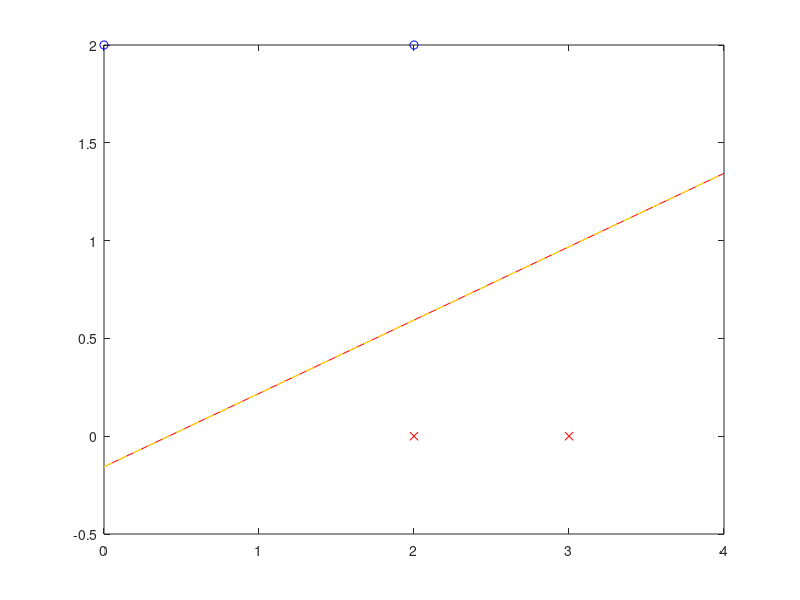

Write the MATLAB code that produced this figure. (Note: this script raises an error after producing the figure.)
clear all; clc; close all;

X = [0 2; 2 2; 3 0; 2 0];
y = [-1 ;-1; 1; 1];

w = [1.2 -3.2]';
b = -0.5;

%equation de la droite separatrice y = ax+b
%<w,x>+b = 0 <=> w1*x1 + w2*x2 + b = 0 <==> x2 = -1/w2 (w1*x2 + b)

slope = -w(1)/w(2);
intercept = -b/w(2);

for i = 1:length(y)
    if y(i) == 1
        plot(X(i,1),X(i,2),'rx');
    else
        plot(X(i,1),X(i,2),'bo');
    end
    hold on;
end

separator = slope.*[0:4]+intercept;

plot([0:4],separator,'r-');

rho = zeros(1,length(y));
for i = 1:length(y)
    rho(i) = y(i)*(w'*X(i,:)'+b);
end

if(sum(rho > 0) == length(rho))
    disp("L'hyperplan sépare les données");
end

rho = min(rho);

w_rho = w/rho;
b_rho = b/rho;

new_slope = -w_rho(1)/w_rho(2);
new_intercept = -b_rho/w_rho(2);

new_separator = new_slope.*[0:4]+new_intercept;

plot([0:4],new_separator,'y--');

%C'est bien la même droite que précédemment

d = length(w_rho);

Q = [0, zeros(1,d);zeros(d,1),eye(d)];
u = [b_rho;w_rho];
p = zeros(1,d+1);
c = ones(1,length(y));
A = zeros(length(y),d+1);
for i = 1:length(y)
    A(i,:) = y(i).*[1, X(i,:)];
end

u_solution = quadprog(Q,p,-A,-c);

w_optimal = u_solution(2:end);
b_optimal = u_solution(1);

optimal_slope = -w_optimal(1)/w_optimal(2);
optimal_intercept = -b_optimal/w_optimal(2);

optimal_separator = optimal_slope.*[0:4]+optimal_intercept;

plot([0:4],optimal_separator,'g-');

new_data = ginput(5);
predictions = zeros(1,5);
for i = 1:5
    predictions(i) = sign(w_optimal'*new_data(i,:)'+b_optimal);
    if(predictions(i) == 1)
        plot(new_data(i,1),new_data(i,2),'rx');
    else
        plot(new_data(i,1),new_data(i,2),'bo');
    end
end

SVM_model = fitcsvm(X,y);

matlab_predicitons = SVM_model.predict(new_data);

matlab_predicitons' == predictions